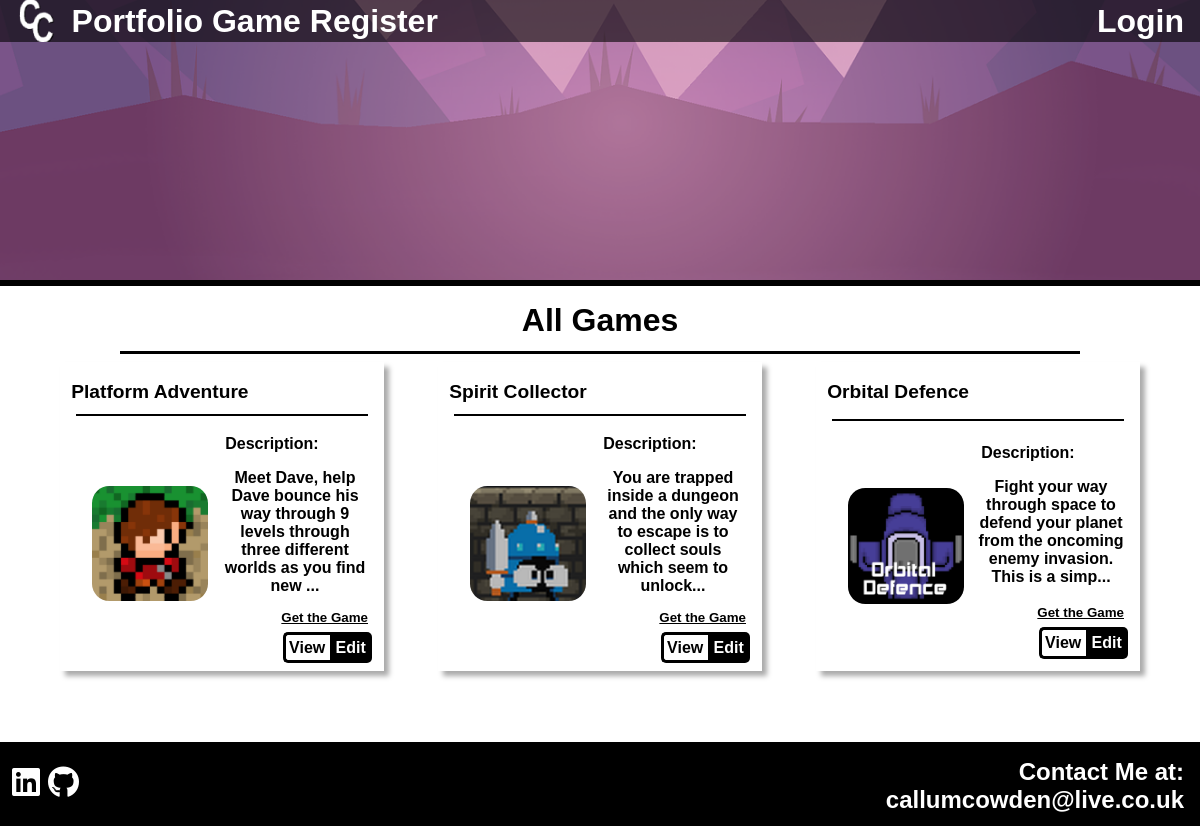
The page / on the database its author committed.
### tables this page shows
CREATE TABLE `games` (
  `id` int(11) NOT NULL,
  `title` varchar(60) NOT NULL,
  `descr` text NOT NULL,
  `image` varchar(100) NOT NULL,
  `platform` varchar(100) NOT NULL,
  `link` varchar(100) NOT NULL
);

### process/functions.php (the view, shortened to what this page needs)
<?php require_once 'connections.php';
function getAllData(){
    $conn = connect("game_data");
    $result = mysqli_query($conn, "SELECT * FROM games");
    if (mysqli_num_rows($result) > 0) {
        echo "<h3 class='text'>All Games</h3>
            <div class='seperator'></div>
            <div class=card-container>";
        while ($row = mysqli_fetch_assoc($result)) {
            echo'
                <div class="card">
                    <h4 class="card-title"><a class="a-reset" href="single.php?id='.$row['id'].'">'.$row['title'].'</a></h3>
                    <div class="card-seperator"></div>
                    <div class="card-sep1"></div>
                    <img class="card-img" src="../img/game_logo/'.$row['image'].'">
                    <div class="btn-area">
                    <h5 class="card-title" style="font-size:1rem;">Description:</h5>
                    <p class="card-desc">'.generatePreviewDesc($row, 'descr', 100).'</p>
                    <small class="card-text-dark"><a class="a-reset" href="//'.$row['link'].'">Get the Game</a></small>
                    <div class="btn-group">
                        <a href="/components/single.php?id='.$row['id'].'" class="btn-d left" role="button" aria-pressed="true">View</a>
                        <a href="/components/update.php?id='.$row['id'].'" class="btn-d right" role="button" aria-pressed="true">Edit</a>
                    </div>
                    </div>
                </div>
            ';
        };
        echo '</div>';
    } else "<h3>Out Database is not working</h3>";
};
function generatePreviewDesc($row, string $get, int $size) {
    return htmlspecialchars_decode(substr($row[$get],0, $size)). '...';
};
?>

### components/header.php (shortened to what this page needs)
<?php
function loginForm() {
    echo '
    <section class="nav">
        <form style="height:100%;" action="../components/login.php">
            <button class="nav-item" type="submit">Login</button>
        </form>
    </section>';
};
 ?>
<!DOCTYPE html>
    <html lang='en'>
        <head>
        <link rel='stylesheet' href='../css/reset.css'>
        <link rel='stylesheet' href='../css/shared.css'>
        <link rel='stylesheet' href='../css/header.css'>
        <link rel='stylesheet' href='../css/footer.css'>
        </head>
        <body>
        <div class="container">
        <section class="bg">
            <section class="bg-cover">
                <section class="header">
                    <section class="header-l">
                        <img class='icon' src='../img/logo.png'></img>
                        <h1 class='title'><a class='a-reset' href='../index.php'>Portfolio Game Register</a></h1>
                    </section>
                    <section class="header-r">
                        <?php
                        if (isset($_SESSION['logged-in'])) {
                            if ($_SESSION['logged-in']==='logged') {
                               logoutForm();
                            }else {
                                loginForm();
                            }
                        }else {
                            loginForm();
                        }
                        ?>
                    </section>
                </section>
            </section>
        </section>
        <div class='section-seperator'></div>

### index.php (shortened to what this page needs)
<?php include ('components/header.php');
      require_once 'process/functions.php';
      addViews(); ?>
<link rel='stylesheet' href='../css/card.css'>
<div class='container'>
      <div class="grid_container">
        <?php getAllData(); ?>
      </div>
</div>
<?php include ('components/footer.php'); ?>

### components/footer.php
</div>
<div class='footer'>
    <div class='icon-group'>
        <a class='aff-link' href="//www.linkedin.com/in/callumcowden">
            <i class='fab fa-linkedin' style='font-size: 4vh;color: white;'></i>
        </a>
        <a class='aff-link' href="//www.github.com/XCPika">
            <i class='fab fa-github' style='font-size: 4vh;color: white;'></i>
        </a>
    </div>
    <div class='contact-container'>
        <p class='contact-text'>Contact Me at:</p>
        <p class='contact-text'>callumcowden@live.co.uk</p>
    </div>
</div>
</body>
</html>

### css/shared.css (style rules this page uses)
.text { font-size: 2rem; text-align: center; color: black; font-weight: bold; margin: 0.1px; width: 100%; }
.container { width: 100%; height: 100%; background-color: white; }
.section-seperator { background: #000; height: 0.8vh; width: 100%; margin-bottom: 2vh; grid-area: sep; }

### css/header.css (style rules this page uses)
.bg-cover { width: 100%; height: 35vh; background: rgba(0, 0, 0, 0.1); }
.bg { background-image: url("../img/background-purple.png"); background-position: bottom; background-repeat: no-repeat; background-size: cover; width: 100%; height: 35vh; }
.header { width: 100%; height: 15%; background: rgba(0, 0, 0, 0.6); display: inline-block; overflow: hidden; }
.header-l { display: flex; align-items: center; height: 100%; float: left; flex-grow: 1; }
.header-r { display: grid; align-items: center; height: 100%; float: right; grid-template-columns: auto auto auto; }
.icon { float: left; width: 8%; padding: 10px; padding-right: 1.5%; padding-left: 2%; }
.title { color: white; margin: 0; float: left; font-weight: bold; line-height: 1.5; text-decoration: none; white-space: nowrap; font-size: 2rem; font-family: Arial, Helvetica, sans-serif; }
.nav { width: auto; height: 100%; float: right; }
.nav-item { color: white; height: 100%; padding: 0 2vh; background: none; font-size: 2rem; font-weight: bold; font-family: Arial, Helvetica, sans-serif; text-decoration: none; border: none; }
.seperator { background: #000; height: 0.3vh; margin: 1.5vh 10vw; margin-bottom: 1vh; }

### css/footer.css (style rules this page uses)
.footer { width: 100%; height: fit-content; display: inline-block; background: rgb(0, 0, 0); overflow: hidden; }
.icon-group { display: flex; height: 100%; align-items: center; padding-top: 2vw; padding-bottom: 1vw; padding-left: 1vw; padding-right: 1vw; float: left; }
.aff-link { align-self: flex-start; padding-right: 1vh; }
.contact-container { width: fit-content; height: 100%; padding: 1vh 1vh; padding-top: 2vh; float: right }
.contact-text { font-size: 1.5rem; font-family: Arial, Helvetica, sans-serif; text-align: right; color: white; padding: 0.3vh, 0px; margin: 0; padding-right: 1vh; ; }

### css/card.css (style rules this page uses)
.card-container { display: grid; grid-template-columns: 30% 30% 30%; column-gap: 5%; row-gap: 2vh; padding: 0 5%; padding-bottom: 2vh; }
.grid_container { min-height: 55vh; }
.card { display: grid; grid-template-columns: 50% 50%; grid-template-rows: auto; grid-template-areas: "T T" "sep sep" "I B"; box-shadow: 5px 5px 5px #aaaaaa; padding: 1vh; }
.card-title { margin: 0.4vh; padding: 1vh 0; color: black; grid-area: T; font-size: 1.2rem; }
.card-desc { margin: 0; padding-top: 0.5vh; padding-right: 1vh; color: black; text-align: center; margin-bottom: 1vh; grid-area: D; justify-self: start; }
.card-img { border-radius: 15%; width: 75%; margin-left: 3vh; margin-top: auto; margin-bottom: auto; order: 2; grid-area: I; }
.btn-area { grid-area: B; display: flex; flex-grow: 1; flex-direction: column; }
.btn-group { justify-self: end; align-self: end; display: flex; margin-left: auto; margin-right: 0.5vh; order: 2; }
.card-text-dark { padding: 0.9vh 0; padding-right: 1vh; text-decoration: underline; color: black; margin-top: auto; order: 2; text-align: end; }
.btn-d { border: black 3px solid; padding: 0.4vh; padding-top: 0.5vh; flex: 1 1 auto; text-decoration: none; }
.left { border-top-left-radius: 5px; border-bottom-left-radius: 5px; border-right: none; color: black; padding-right: 0.65vh; }
.right { border-top-right-radius: 5px; border-bottom-right-radius: 5px; border-left: none; padding-left: 0.65vh; background: black; color: white; }
.card-seperator { background: #000; height: 2px; margin: 0 1vh; margin-bottom: 1vh; grid-area: sep; }

### rows shown on the page
games: title "Platform Adventure", image (picture), descr "Meet Dave, help Dave bounce his way through 9 levels through three different worlds as you find new ..."
games: title "Spirit Collector", image (picture), descr "You are trapped inside a dungeon and the only way to escape is to collect souls which seem to unlock..."
games: title "Orbital Defence", image (picture), descr "Fight your way through space to defend your planet from the oncoming enemy invasion. This is a simp..."
